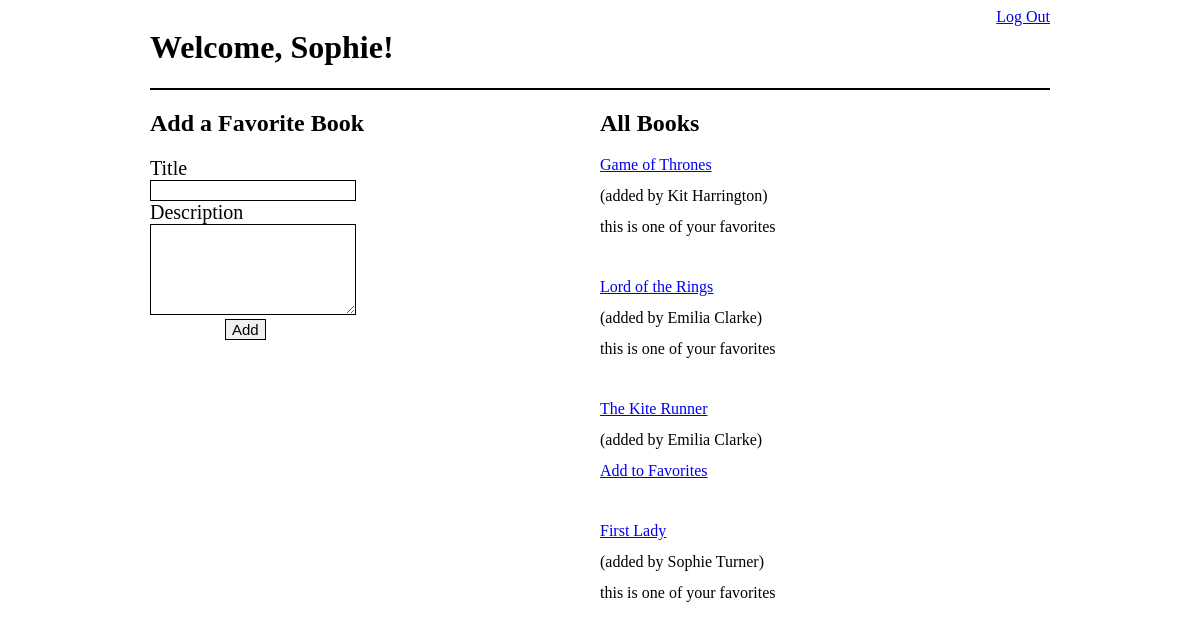
Page /books/ (signed in) on the committed database.
### log_reg_app/models.py (models this page shows)
class User(models.Model):
    first_name = models.CharField(max_length=100)
    last_name = models.CharField(max_length=100)
    email = models.EmailField(max_length=100)
    password = models.CharField(max_length=100)
    created_at = models.DateTimeField(auto_now_add=True)
    updated_at = models.DateTimeField(auto_now=True)
    objects = UserManager()

### fav_books_app/models.py (models this page shows)
class Book(models.Model):
    title = models.CharField(max_length=100)
    description = models.TextField(max_length=450)
    created_at = models.DateTimeField(auto_now_add=True)
    updated_at = models.DateTimeField(auto_now=True)
    uploaded_by = models.ForeignKey(User, related_name="books_uploaded", on_delete=models.CASCADE)
    users_who_like = models.ManyToManyField(User, related_name="liked_books")
    objects=BookManager()

### fav_books_app/views.py (the view)
# urls.py: path('', views.books),
def books(request):
    if not 'user_id' in request.session:
        return redirect('/')
    context = {
        'user': User.objects.get(id=request.session['user_id']),
        'books': Book.objects.all()
    }
    return render(request, 'books.html', context)

### fav_books_app/templates/books.html (shortened to what this page needs)
<!DOCTYPE html>
<html lang="en">
<head>
    {% load static %}
    <link rel="stylesheet" href="{% static 'css/design.css' %}">
</head>
<body>
    <div id="wrapper">
        <header>
            <h1>Welcome, {{ user.first_name }}!</h1>
            <a href="/logout">Log Out</a>
        </header>
        <div id="books">
            <div class="fav_books">
                <h2>Add a Favorite Book</h2>
                <form action="/books/create" method="POST">
                    <label for="title">Title</label></br>
                    <input id ='title' type="text" name="title" id="title"></br>
                    <label for="description">Description</label></br>
                    <textarea name="description" id="description" cols="40" rows="5"></textarea></br>
                    <input id='button' type="submit" value="Add">
                </form>
            </div>
            <div class="fav_books">
                    <h2>All Books</h2>
                    {% for book in books %}
                    <div class="all_books">
                        <a href="/books/{{ book.id }}">{{ book.title }}</a>
                        <p>(added by {{ book.uploaded_by.first_name }} {{ book.uploaded_by.last_name }})</p>
                    {% if user in book.users_who_like.all %}
                    <p>this is one of your favorites</p>
                    {% else %}
                    <a href="/books/favorite/{{ book.id }}">Add to Favorites</a>
                    {% endif %}
                </div>
                    {% endfor %}
            </div>
        </div>
    </div>
</body>
</html>

### fav_books_app/static/css/design.css (style rules this page uses)
#wrapper { width: 900px; margin: 0px auto; }
header { display: flex; justify-content: space-between; border-bottom: 2px solid black; }
.fav_books, .edit { flex-basis: 50%; }
#books, #content { display: flex; flex-direction: row; justify-content: center; }
#title, textarea { width: 200px; border: 1px solid black; font-size: 15px; }
label { font-size: 20px; padding-bottom: 10px; }
#button { border: 1px solid black; font-size: 15px; margin-left: 75px; }
.all_books { line-height: 15px; margin-bottom: 45px; }

### rows in the picture
User: first_name "Sophie"
Book: title "Game of Thrones", uploaded_by.first_name "Kit", uploaded_by.last_name "Harrington", shows "this is one of your favorites"
Book: title "Lord of the Rings", uploaded_by.first_name "Emilia", uploaded_by.last_name "Clarke", shows "this is one of your favorites"
Book: title "The Kite Runner", uploaded_by.first_name "Emilia", uploaded_by.last_name "Clarke"
Book: title "First Lady", uploaded_by.first_name "Sophie", uploaded_by.last_name "Turner", shows "this is one of your favorites"
